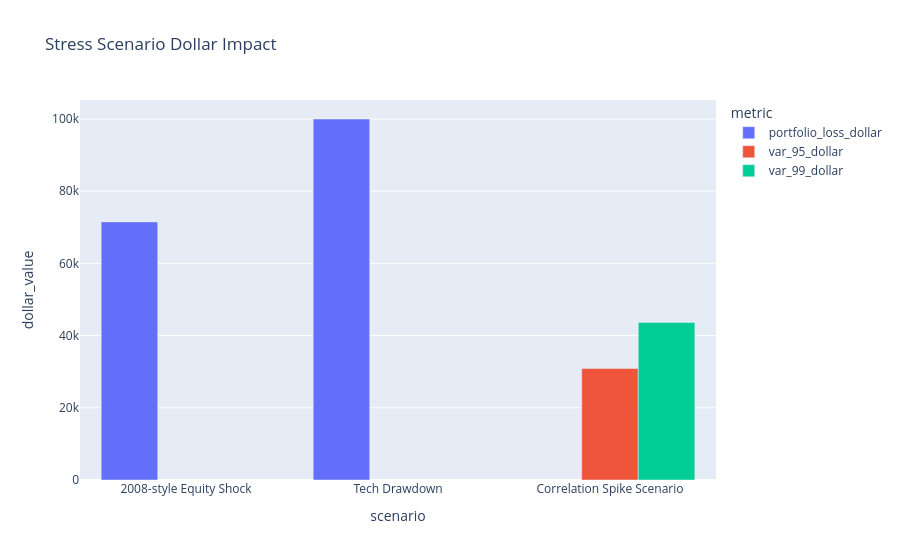

Write notebook code for a chart like this one.
### Code cell
# Scenario chart: compare dollar impact across stress scenarios.

scenario_chart = scenario_summary.melt(
    id_vars="scenario",
    value_vars=[col for col in ["portfolio_loss_dollar", "var_95_dollar", "var_99_dollar"] if col in scenario_summary.columns],
    var_name="metric",
    value_name="dollar_value",
).dropna()

px.bar(
    scenario_chart,
    x="scenario",
    y="dollar_value",
    color="metric",
    barmode="group",
    title="Stress Scenario Dollar Impact",
)

### Figure 1 — Plotly figure (JSON) as saved in the notebook; plotly's stock layout.template omitted (floating-point values rounded to 4 significant figures)
{"data": [{"alignmentgroup": "True", "hovertemplate": "metric=portfolio_loss_dollar<br>scenario=%{x}<br>dollar_value=%{y}<extra></extra>", "legendgroup": "portfolio_loss_dollar", "marker": {"color": "#636efa", "pattern": {"shape": ""}}, "name": "portfolio_loss_dollar", "offsetgroup": "portfolio_loss_dollar", "orientation": "v", "showlegend": true, "textposition": "auto", "type": "bar", "x": ["2008-style Equity Shock", "Tech Drawdown"], "xaxis": "x", "y": [71500.0, 100000.0], "yaxis": "y"}, {"alignmentgroup": "True", "hovertemplate": "metric=var_95_dollar<br>scenario=%{x}<br>dollar_value=%{y}<extra></extra>", "legendgroup": "var_95_dollar", "marker": {"color": "#EF553B", "pattern": {"shape": ""}}, "name": "var_95_dollar", "offsetgroup": "var_95_dollar", "orientation": "v", "showlegend": true, "textposition": "auto", "type": "bar", "x": ["Correlation Spike Scenario"], "xaxis": "x", "y": [30870.0], "yaxis": "y"}, {"alignmentgroup": "True", "hovertemplate": "metric=var_99_dollar<br>scenario=%{x}<br>dollar_value=%{y}<extra></extra>", "legendgroup": "var_99_dollar", "marker": {"color": "#00cc96", "pattern": {"shape": ""}}, "name": "var_99_dollar", "offsetgroup": "var_99_dollar", "orientation": "v", "showlegend": true, "textposition": "auto", "type": "bar", "x": ["Correlation Spike Scenario"], "xaxis": "x", "y": [43660.0], "yaxis": "y"}], "layout": {"barmode": "group", "legend": {"title": {"text": "metric"}, "tracegroupgap": 0}, "title": {"text": "Stress Scenario Dollar Impact"}, "xaxis": {"anchor": "y", "domain": [0, 1], "title": {"text": "scenario"}}, "yaxis": {"anchor": "x", "domain": [0, 1], "title": {"text": "dollar_value"}}}}
